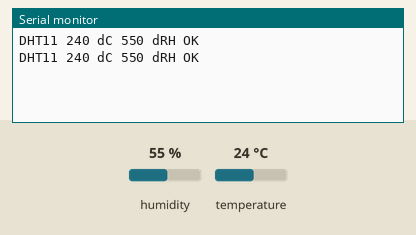
This sketch was run on a simulated Arduino Uno, built with avr-gcc and run on an emulated ATmega328P. Parts: the last lines printed to the serial monitor. Wiring (inferred from the names in the program): DHT11 sensor: data pin 2. The test bench sets the inputs (shaded band); at power-on: humidity 55 %, temperature 24 °C.

Above: at 3.3 s.
3.4 s: humidity set to 22 %
At 5.6 s:
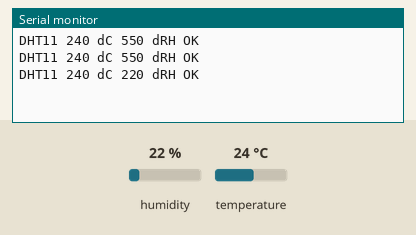
6.7 s: temperature set to 12 °C
At 8.4 s:
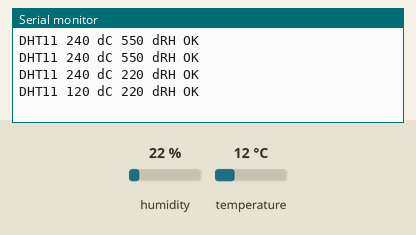
10.0 s: humidity set to 40 %
At 11.2 s:
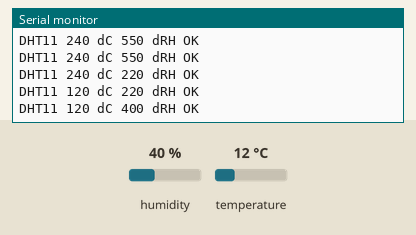
Timing chart, 0 to 13.0 s (numbered marks = the images above; inputs shaded):
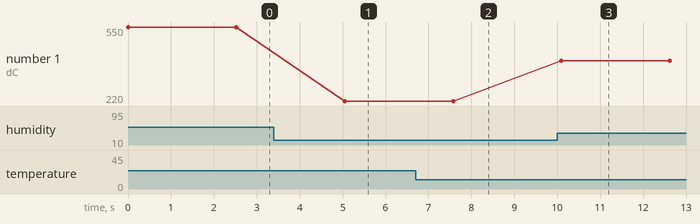

Measured:
- after the input at 3.4 s, the serial monitor: prints a new line after 1.6 s (image 1)
- after the input at 6.7 s, the serial monitor: prints a new line after 0.87 s (image 2)
- after the input at 10.0 s, the serial monitor: prints a new line after 0.10 s (image 3)
- plotted number 1: 550 → 220 after the input at 3.4 s, 220 → 400 after the input at 10.0 s

The sketch:

dht11.ino
```cpp
#define MODE 11
#define DATA_PIN 2
#define INTERVAL_MS 2500
// Constants and the selected MODE are generated from MM-PINS-SIM-FW-A1.
#if MODE == 11 || MODE == 22
unsigned long pulseWidth(uint8_t state) {
  unsigned long started = micros();
  while (digitalRead(DATA_PIN) != state) {
    if (micros() - started > 150) return 0;
  }
  started = micros();
  while (digitalRead(DATA_PIN) == state) {
    if (micros() - started > 150) return 0;
  }
  return micros() - started;
}

bool receive(uint8_t payload[5]) {
  pinMode(DATA_PIN, OUTPUT);
  digitalWrite(DATA_PIN, LOW);
  delay(20);
  pinMode(DATA_PIN, INPUT);
  if (pulseWidth(LOW) < 50 || pulseWidth(HIGH) < 50) return false;
  for (uint8_t index = 0; index < 40; ++index) {
    if (pulseWidth(LOW) == 0) return false;
    unsigned long high = pulseWidth(HIGH);
    if (high == 0) return false;
    payload[index / 8] = (payload[index / 8] << 1) | (high >= 48);
  }
  return uint8_t(payload[0] + payload[1] + payload[2] + payload[3]) == payload[4];
}

void setup() { Serial.begin(9600); }
void loop() {
  uint8_t data[5] = {};
  Serial.print(MODE == 11 ? F("DHT11 ") : F("DHT22 "));
  if (!receive(data)) {
    Serial.println(F("TIMEOUT OR CHECKSUM"));
  } else {
    const int humidity = MODE == 11 ? data[0] * 10 : (uint16_t(data[0]) << 8) | data[1];
    const int magnitude = MODE == 11 ? data[2] * 10 : (uint16_t(data[2] & 0x7f) << 8) | data[3];
    const int temperature = MODE == 22 && (data[2] & 0x80) ? -magnitude : magnitude;
    Serial.print(temperature);
    Serial.print(F(" dC "));
    Serial.print(humidity);
    Serial.println(F(" dRH OK"));
  }
  delay(INTERVAL_MS);
}

#elif MODE == 40
const uint8_t rowPins[] = ROW_PINS;
const uint8_t colPins[] = COLUMN_PINS;
const char keyNames[] = "123A456B789C*0#D";
char previous = 0;
char candidate = 0;

char scanKeys() {
  for (uint8_t row = 0; row < 4; ++row) {
    digitalWrite(rowPins[row], LOW);
    pinMode(rowPins[row], OUTPUT);
    char key = 0;
    for (uint8_t col = 0; col < 4; ++col) {
      if (digitalRead(colPins[col]) == LOW) { key = keyNames[row * 4 + col]; break; }
    }
    pinMode(rowPins[row], INPUT);
    if (key) return key;
  }
  return 0;
}

void setup() {
  Serial.begin(9600);
  for (uint8_t column : colPins) pinMode(column, INPUT_PULLUP);
  Serial.println(F("KEY IDLE"));
}
void loop() {
  const char key = scanKeys();
  if (key == candidate && key != previous) {
    previous = key;
    Serial.print(F("KEY "));
    if (key) Serial.println(key);
    else Serial.println(F("IDLE"));
  }
  candidate = key;
  delay(10);
}

#elif MODE == 70
const uint8_t segmentPins[] = SEGMENT_PINS;
// Least significant bit = segment a. The top bit is the decimal point.
const uint8_t masks[] = {0x3f,0x06,0x5b,0x4f,0x66,0x6d,0x7d,0x07,0x7f,0xef};
uint8_t digit = 0;

void setup() {
  Serial.begin(9600);
  for (uint8_t segment : segmentPins) {
    digitalWrite(segment, HIGH);
    pinMode(segment, OUTPUT);
  }
}
void loop() {
  for (uint8_t i = 0; i < 8; ++i) {
    digitalWrite(segmentPins[i], (masks[digit] & (1 << i)) ? LOW : HIGH);
  }
  Serial.print(F("DIGIT "));
  Serial.println(digit);
  delay(120);
  digit = (digit + 1) % 10;
}
#endif
```
